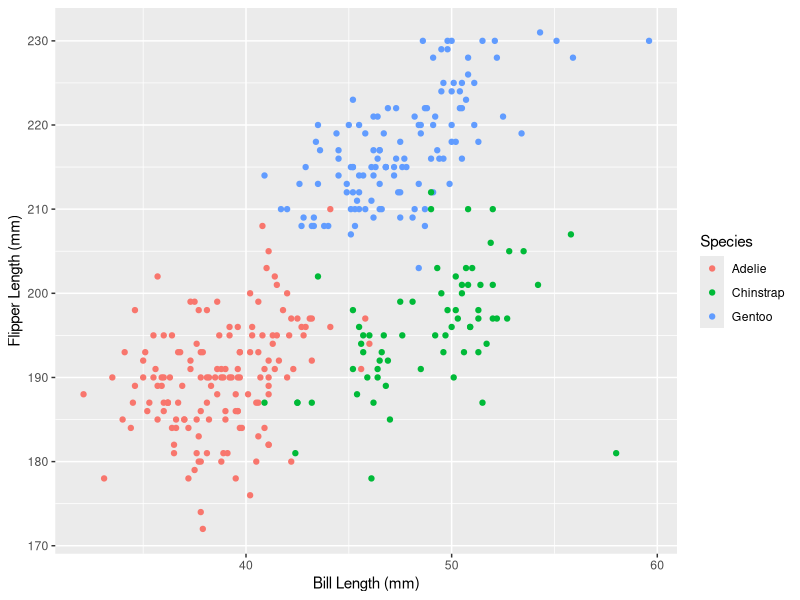
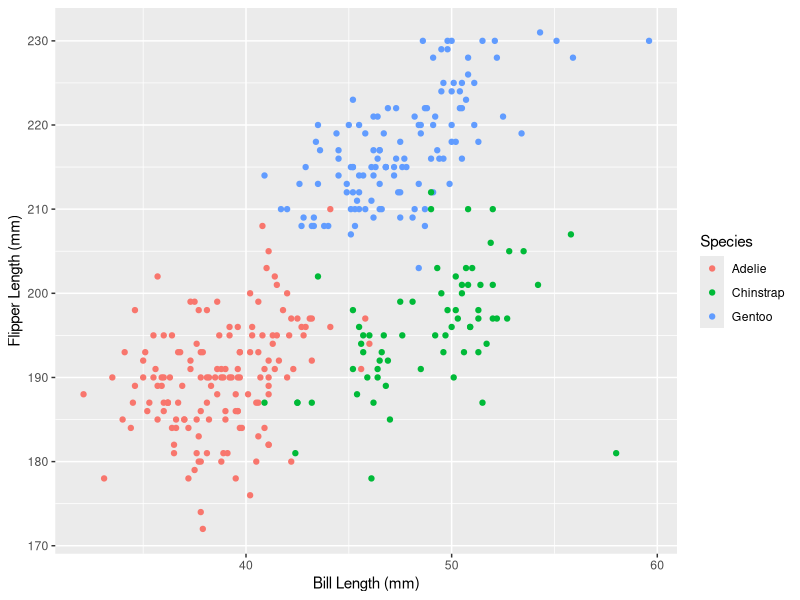

Reproduce these figures in R, in order.
## ---- chunk 1
library(tidyverse)
## ---- chunk 2

set.seed(1)

p1_df <- tibble(rsamp = rnorm(10),
                vec_log = rsamp > 0,
                vec_char = c("this", "is", "a", 
                             "character", "vector", "that", 
                             "is", "ten", "characters",
                             "long"),
                vec_factor = factor(c("green", "green","blue", 
                                      "blue","blue", "blue", 
                                      "blue", "purple","purple", 
                                      "purple"))
)

p1_df

## ---- chunk 3

mean_rsamp <- mean(pull(p1_df, var = 1))
mean_log <- mean(pull(p1_df, var = 2))
mean_char <- mean(pull(p1_df, var = 3))
mean_factor <- mean(pull(p1_df, var = 4))

## ---- chunk 4

log_asnum <- as.numeric(p1_df$vec_log)

char_asnum <- as.numeric(p1_df$vec_char)

factor_asnum <- as.numeric(p1_df$vec_factor)

## ---- chunk 5

data("penguins", package = "palmerpenguins")

## ---- chunk 6

ggplot(penguins, aes(x = bill_length_mm, y = flipper_length_mm, color = species)) +
  geom_point() + 
  labs(x = "Bill Length (mm)", y = "Flipper Length (mm)", colour = "Species")

ggsave("p8105_hw1_p2_jae2186.pdf")

